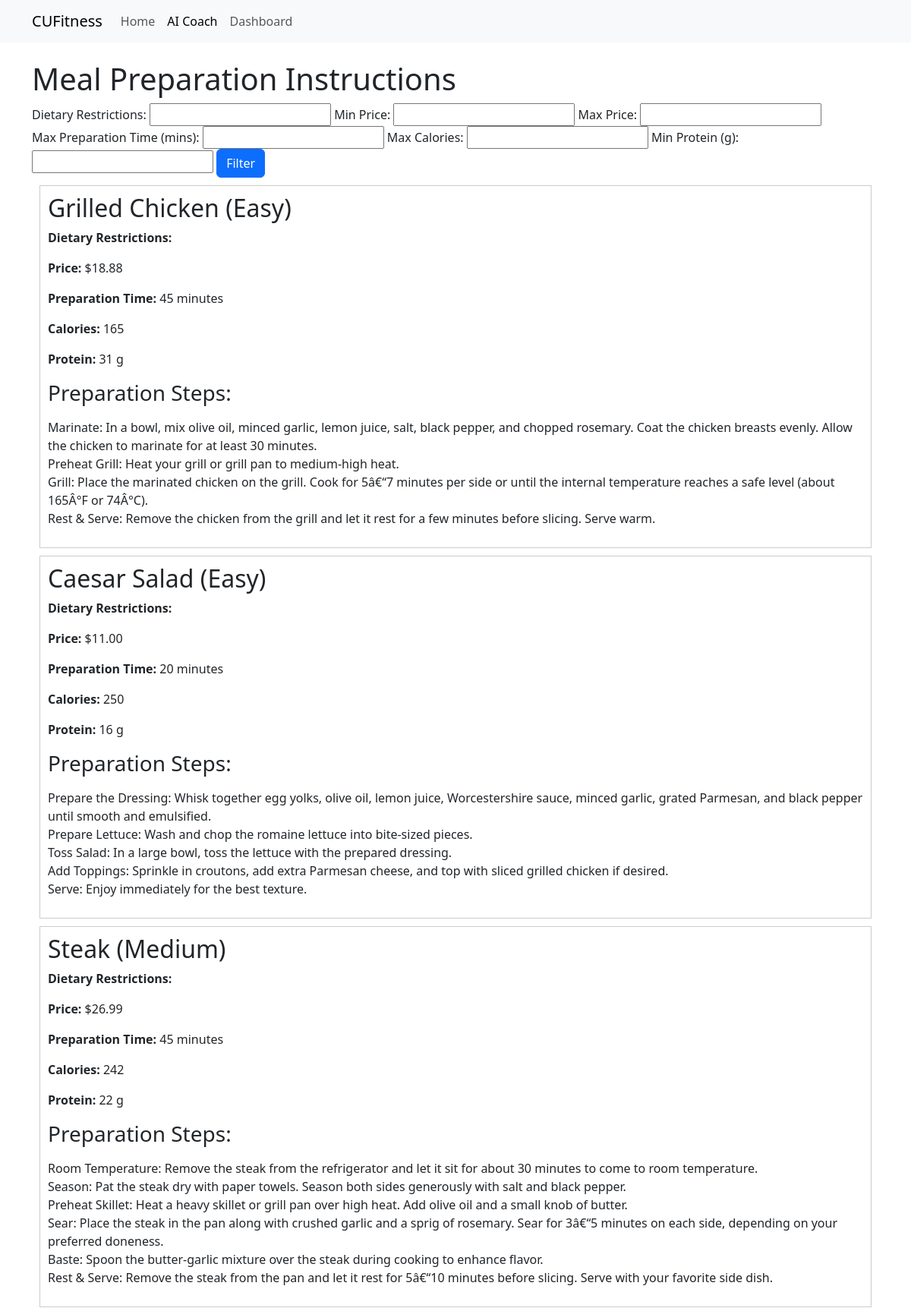
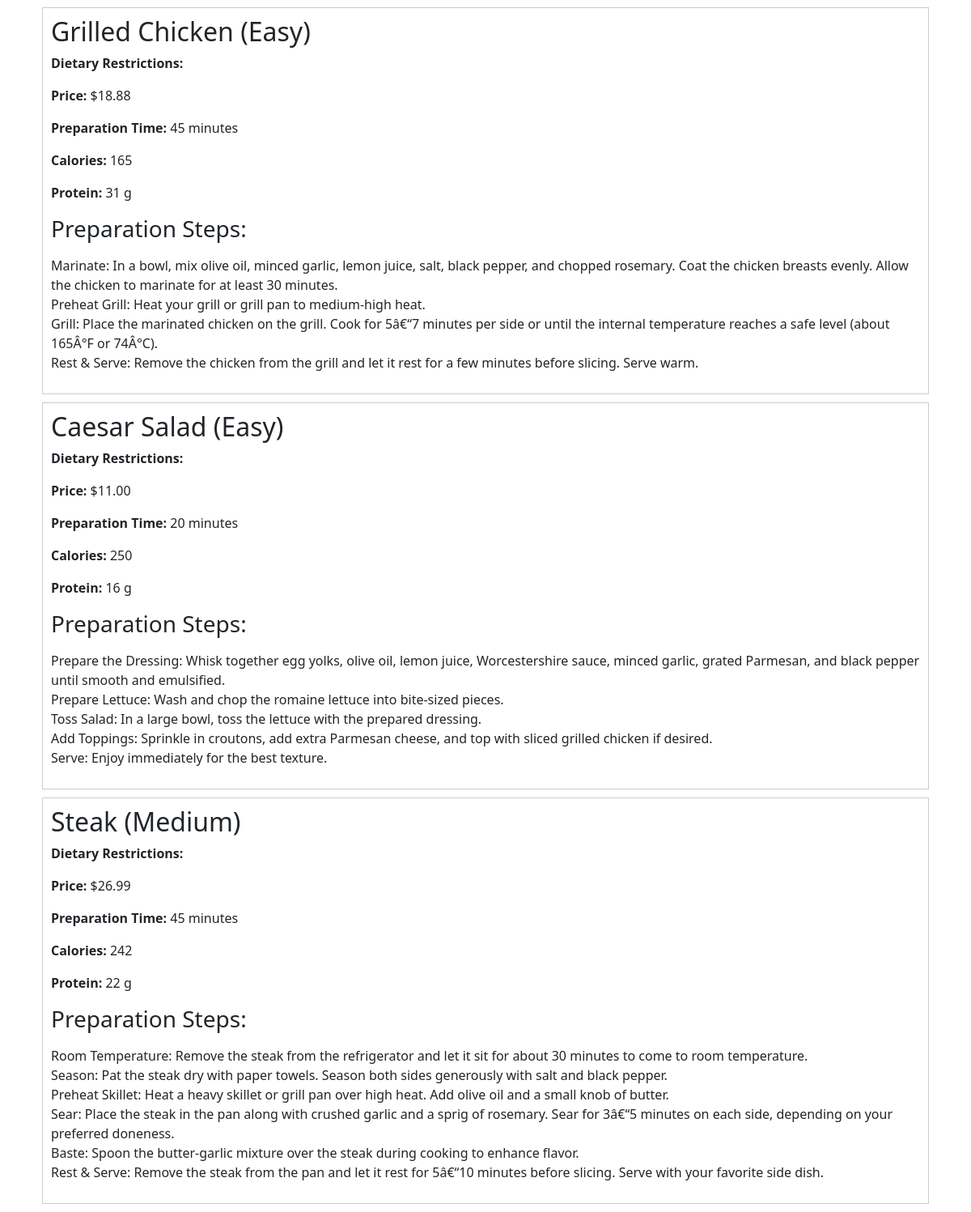
Before: /MealPlan/meal_instructions/ with the older database file (2 pictures, top to bottom).
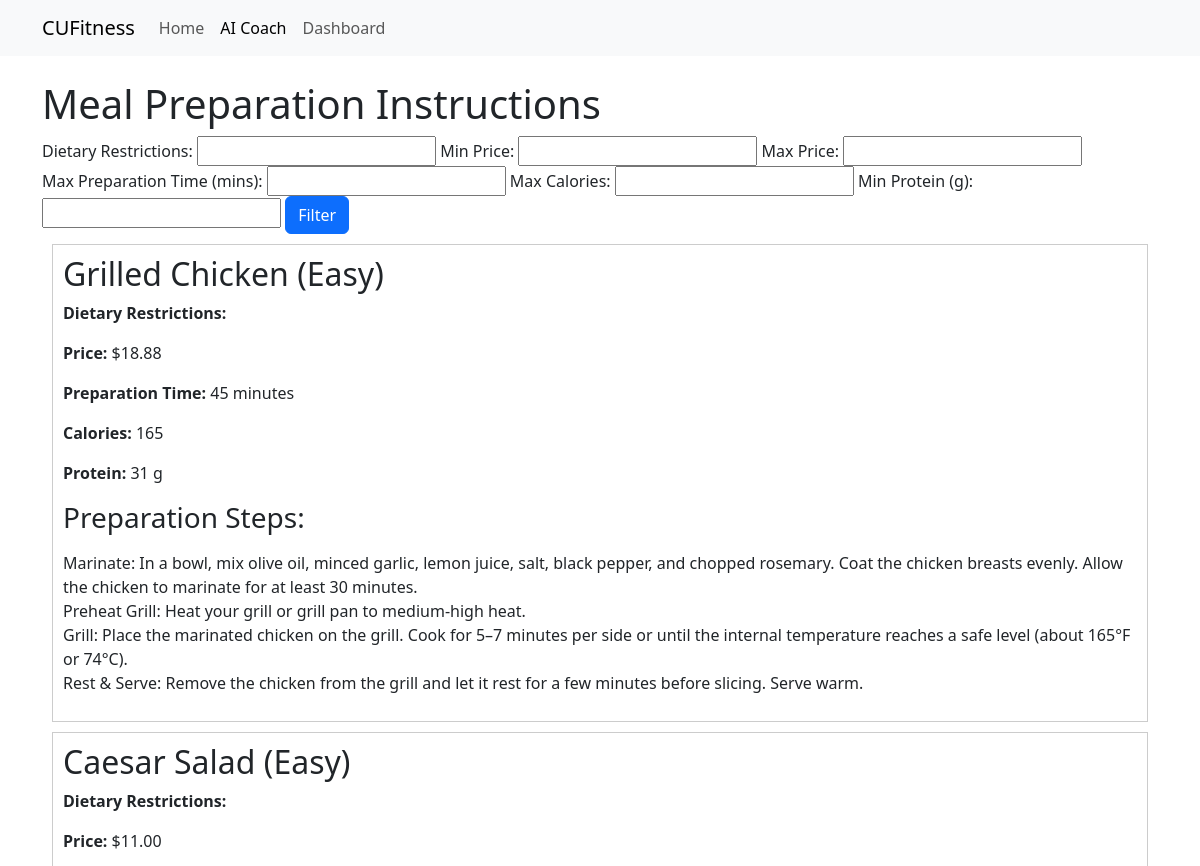
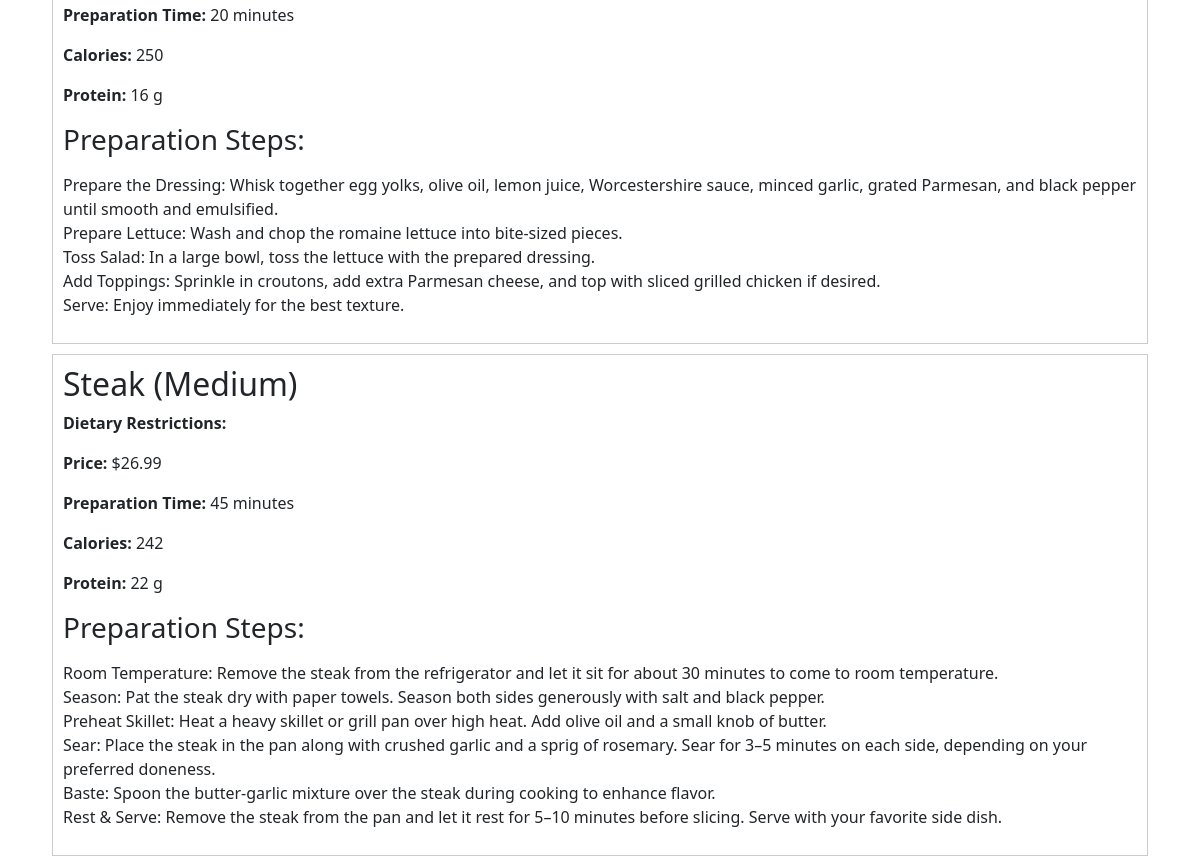
After: the same page with the newer database file (2 pictures, top to bottom).
### MealPlan/models/NewCookUser.py (models this page shows, shortened)
class MealInstructions(models.Model):
    name = models.CharField(max_length=255)
    DIFFICULTY_CHOICES = (
        ('Easy', 'Easy'),
        ('Medium', 'Medium'),
        ('Hard', 'Hard'),
    )
    difficulty = models.CharField(max_length=10, choices=DIFFICULTY_CHOICES)
    dietary_restrictions = models.CharField(
        max_length=255,
        blank=True,
        help_text="Comma-separated dietary restrictions. (e.g., vegan, gluten-free)"
        )
    price = models.DecimalField(max_digits=6, decimal_places=2, validators=[MinValueValidator(0)])
    prepare_time = models.PositiveIntegerField(help_text="Preparation time in minutes.")
    calories = models.PositiveIntegerField()
    protein = models.PositiveIntegerField(help_text="Protein content in grams")
    steps = models.TextField(help_text = "Step-by-step meal preparation instructions")

### MealPlan/views/NewCookUser.py (the view)
# urls.py: path('meal_instructions/', meal_instructions_list, name = 'newcookuser_list'),
def meal_instructions_list(request):
    instructions = MealInstructions.objects.all()
    dietary = request.GET.get('dietary_restrictions')
    if dietary:
        instructions = instructions.filter(dietary_restrictions__icontains=dietary)
    price_min = request.GET.get('price_min')
    if price_min:
        instructions = instructions.filter(price__gte=price_min)
    price_max = request.GET.get('price_max')
    if price_max:
        instructions = instructions.filter(price__lte=price_max)
    prepare_time_max = request.GET.get('prepare_time_max')
    if prepare_time_max:
        instructions = instructions.filter(prepare_time__lte=prepare_time_max)
    calories_max = request.GET.get('calories_max')
    if calories_max:
        instructions = instructions.filter(calories__lte=calories_max)
    protein_min = request.GET.get('protein_min')
    if protein_min:
        instructions = instructions.filter(protein__gte=protein_min)
    context = {
        'instructions': instructions,
    }
    return render(request, 'mealplan/newcookuser_list.html', context)

### templates/mealplan/newcookuser_list.html (shortened to what this page needs)
{% extends "base.html" %}
{% block content %}
<head>
</head>
<body>
    <h1>Meal Preparation Instructions</h1>
    <form method="get">
        <label for="dietary_restrictions">Dietary Restrictions:</label>
        <input type="text" name="dietary_restrictions" id="dietary_restrictions">
        <label for="price_min">Min Price:</label>
        <input type="number" step="0.01" name="price_min" id="price_min">
        <label for="price_max">Max Price:</label>
        <input type="number" step="0.01" name="price_max" id="price_max">
        <label for="prepare_time_max">Max Preparation Time (mins):</label>
        <input type="number" name="prepare_time_max" id="prepare_time_max">
        <label for="calories_max">Max Calories:</label>
        <input type="number" name="calories_max" id="calories_max">
        <label for="protein_min">Min Protein (g):</label>
        <input type="number" name="protein_min" id="protein_min">
        <button type="submit" class="btn btn-primary">Filter</button>
    </form>
    {% for instruction in instructions %}
        <div style="border:1px solid #ccc; margin:10px; padding:10px;">
            <h2>{{ instruction.name }} ({{ instruction.difficulty }})</h2>
            <p><strong>Dietary Restrictions:</strong> {{ instruction.dietary_restrictions }}</p>
            <p><strong>Price:</strong> ${{ instruction.price }}</p>
            <p><strong>Preparation Time:</strong> {{ instruction.prepare_time }} minutes</p>
            <p><strong>Calories:</strong> {{ instruction.calories }}</p>
            <p><strong>Protein:</strong> {{ instruction.protein }} g</p>
            <h3>Preparation Steps:</h3>
            <p>{{ instruction.steps|linebreaks }}</p>
        </div>
    {% empty %}
        <p>No meal instructions found. Please adjust your filters.</p>
    {% endfor %}
</body>
{% endblock %}

### templates/base.html (shortened to what this page needs)
<!DOCTYPE html>
<html lang="en">
<head>
    <link rel="stylesheet" href="https://cdn.jsdelivr.net/npm/bootstrap@5.3.0/dist/css/bootstrap.min.css">
</head>
<body>
    <header class="navbar navbar-expand-lg navbar-light bg-light mb-4">
        <div class="container">
            <a class="navbar-brand" href="#">CUFitness</a>
            <div class="collapse navbar-collapse" id="navbarNav">
                <ul class="navbar-nav">
                    <li class="nav-item">
                        <a class="nav-link" href="{% url 'home' %}">Home</a>
                    </li>
                    <li class="nav-item">
                        <a class="nav-link active" href="{% url 'LLMAgent:chat' %}">AI Coach</a>
                    </li>
                    <li class="nav-item">
                        <a class="nav-link" href="{% url 'dashboard' %}">Dashboard</a>
                    </li>
                </ul>
            </div>
        </div>
    </header>
    <div class="container mt-4">
        {% block content %}
        {% endblock %}
    </div>
</body>
</html>

Changed rows visible on the page:
removed MealInstructions: name "Grilled Chicken", difficulty "Easy", price "18.88", prepare_time "45", calories "165", protein "31", steps "Marinate: In a bowl, mix olive oil, minced garlic, lemon juice, salt, black pepper, and chopped rosemary. Coat the chicken breasts evenly. Allow the chicken to marinate for at least 30 minutes. Preheat Grill: Heat your grill or grill pan to medium-high heat. Grill: Place the marinated chicken on the grill. Cook for 5â€“7 minutes per side or until the internal temperature reaches a safe level (about 165Â°F or 74Â°C). Rest & Serve: Remove the chicken from the grill and let it rest for a few minutes before slicing. Serve warm."
removed MealInstructions: name "Caesar Salad", difficulty "Easy", price "11.00", prepare_time "20", calories "250", protein "16", steps "Prepare the Dressing: Whisk together egg yolks, olive oil, lemon juice, Worcestershire sauce, minced garlic, grated Parmesan, and black pepper until smooth and emulsified. Prepare Lettuce: Wash and chop the romaine lettuce into bite-sized pieces. Toss Salad: In a large bowl, toss the lettuce with the prepared dressing. Add Toppings: Sprinkle in croutons, add extra Parmesan cheese, and top with sliced grilled chicken if desired. Serve: Enjoy immediately for the best texture."
removed MealInstructions: name "Steak", difficulty "Medium", price "26.99", prepare_time "45", calories "242", protein "22", steps "Room Temperature: Remove the steak from the refrigerator and let it sit for about 30 minutes to come to room temperature. Season: Pat the steak dry with paper towels. Season both sides generously with salt and black pepper. Preheat Skillet: Heat a heavy skillet or grill pan over high heat. Add olive oil and a small knob of butter. Sear: Place the steak in the pan along with crushed garlic and a sprig of rosemary. Sear for 3â€“5 minutes on each side, depending on your preferred doneness. Baste: Spoon the butter-garlic mixture over the steak during cooking to enhance flavor. Rest & Serve: Remove the steak from the pan and let it rest for 5â€“10 minutes before slicing. Serve with your favorite…"
changed MealInstructions "Grilled Chicken": steps "…the grill. Cook for 5â€“7 minutes per side or until the internal temperature reaches a safe level (about 165Â°F or 74Â°C). Rest & Serve: Remove…" → "…the grill. Cook for 5–7 minutes per side or until the internal temperature reaches a safe level (about 165°F or 74°C). Rest & Serve: Remove…"
changed MealInstructions "Steak": steps "…of rosemary. Sear for 3â€“5 minutes on each side, depending on your preferred doneness. Baste: Spoon the butter-garlic mixture over the steak during cooking to enhance flavor. Rest & Serve: Remove the steak from the pan and let it rest for 5â€“10 minutes before slicing. Serve…" → "…of rosemary. Sear for 3–5 minutes on each side, depending on your preferred doneness. Baste: Spoon the butter-garlic mixture over the steak during cooking to enhance flavor. Rest & Serve: Remove the steak from the pan and let it rest for 5–10 minutes before slicing. Serve…"
